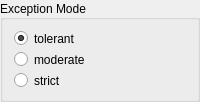
          <widget class="QGroupBox" name="groupExceptions">
           <property name="whatsThis">
            <string>&lt;html&gt;&lt;head/&gt;&lt;body&gt;&lt;p&gt;These mutually exclusive options define the behavior of application in the case of HTTP exception/failure, during the execution.&lt;/p&gt;&lt;p&gt;a) &lt;span style=&quot; font-weight:600;&quot;&gt;tolerant&lt;/span&gt; - in the case of inappropriate HTTP response from a WMS server, repeat the same HTTP request two more times. After three consecutive failures, the execution goes on with the following requests for the remaining tiles. All the eventual incidents will be reported in the &lt;span style=&quot; font-style:italic;&quot;&gt;exceptions.log&lt;/span&gt; file.&lt;/p&gt;&lt;p&gt;b) &lt;span style=&quot; font-weight:600;&quot;&gt;moderate&lt;/span&gt; - in the case of inappropriate HTTP response from a WMS server, go on with sending new HTTP requests for the remaining tiles. All the eventual incidents will be reported in the &lt;span style=&quot; font-style:italic;&quot;&gt;exceptions.log&lt;/span&gt; file.&lt;/p&gt;&lt;p&gt;c) &lt;span style=&quot; font-weight:600;&quot;&gt;strict&lt;/span&gt; - an inappropriate HTTP response from a WMS server will break HTTP communication and stop the entire caching process.&lt;/p&gt;&lt;/body&gt;&lt;/html&gt;</string>
           </property>
           <property name="title">
            <string>Exception Mode</string>
           </property>
           <property name="alignment">
            <set>Qt::AlignLeading|Qt::AlignLeft|Qt::AlignVCenter</set>
           </property>
           <property name="flat">
            <bool>false</bool>
           </property>
           <property name="checkable">
            <bool>false</bool>
           </property>
           <property name="checked">
            <bool>false</bool>
           </property>
           <layout class="QVBoxLayout" name="verticalLayout_6">
            <item>
             <widget class="QRadioButton" name="radioTolerant">
              <property name="styleSheet">
               <string notr="true">border: 0</string>
              </property>
              <property name="text">
               <string>tolerant</string>
              </property>
              <property name="checked">
               <bool>true</bool>
              </property>
             </widget>
            </item>
            <item>
             <widget class="QRadioButton" name="radioModerate">
              <property name="styleSheet">
               <string notr="true">border: 0</string>
              </property>
              <property name="text">
               <string>moderate   </string>
              </property>
             </widget>
            </item>
            <item>
             <widget class="QRadioButton" name="radioStrict">
              <property name="styleSheet">
               <string notr="true">border: 0</string>
              </property>
              <property name="text">
               <string>strict</string>
              </property>
             </widget>
            </item>
           </layout>
          </widget>
